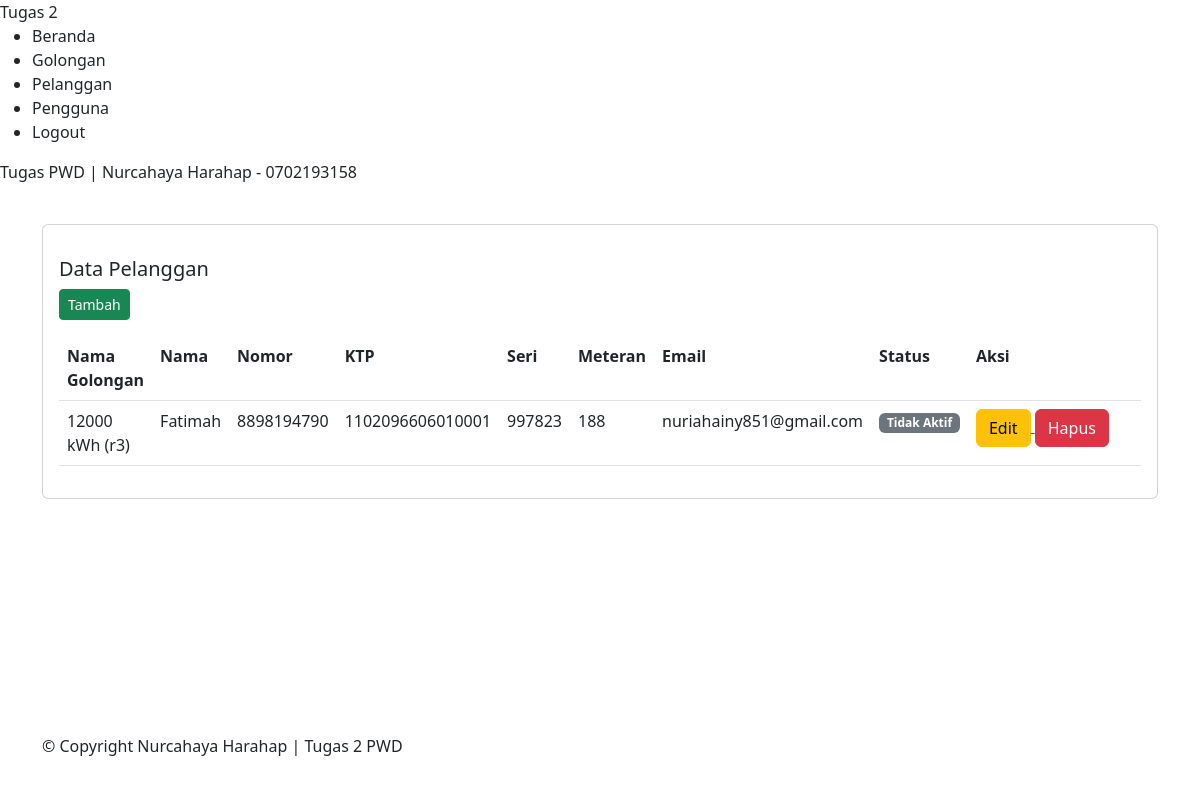
The app's page /index.php?page=index_pelanggan (signed in) with its own data.
### tables this page shows
CREATE TABLE `pelanggans` (
  `id` bigint(20) UNSIGNED NOT NULL,
  `golongan_id` bigint(20) UNSIGNED NOT NULL,
  `pel_no` varchar(255) NOT NULL,
  `pel_nama` varchar(255) NOT NULL,
  `pel_ktp` varchar(255) NOT NULL,
  `pel_seri` varchar(255) NOT NULL,
  `pel_meteran` varchar(255) NOT NULL,
  `pel_aktif` varchar(255) NOT NULL,
  `user_id` bigint(20) UNSIGNED NOT NULL,
  `created_at` timestamp NULL DEFAULT NULL,
  `updated_at` timestamp NULL DEFAULT NULL
);

CREATE TABLE `golongans` (
  `id` bigint(20) UNSIGNED NOT NULL,
  `gol_kode` varchar(255) NOT NULL,
  `gol_nama` varchar(255) NOT NULL,
  `created_at` timestamp NULL DEFAULT NULL,
  `updated_at` timestamp NULL DEFAULT NULL
);

CREATE TABLE `users` (
  `id` bigint(20) UNSIGNED NOT NULL,
  `user_email` varchar(255) NOT NULL,
  `user_nama` varchar(255) NOT NULL,
  `user_alamat` text NOT NULL,
  `user_hp` varchar(255) NOT NULL,
  `user_pos` varchar(255) NOT NULL,
  `user_role` int(11) NOT NULL,
  `user_aktif` int(11) NOT NULL,
  `password` varchar(255) NOT NULL
);

### app/DB.php (called while the page is built, shortened)
<?php
    class DB{
        public function __construct(){
            try{
                $this->db = new PDO("mysql:host=localhost;dbname=tugas_2_nuriah", "root", "");
            } catch(PDOException $e){
                die("Error : " . $e->getMassage());
            }
        }
    }

### app/Pelanggan.php (called while the page is built, shortened)
<?php
class Pelanggan extends DB{
    public function index(){
        $sql = "select * from pelanggans";
        $stmt = $this->db->prepare($sql);
        $stmt->execute();
        $data = [];
        while ($rows = $stmt->fetch()){
            $data[] = $rows;
        }
        return $data;
    }
    public function getGolongan($id){
        $sql = "SELECT * FROM golongans WHERE id='$id'";
        $stmt = $this->db->prepare($sql);
        $stmt->execute();
        $row = $stmt->fetch();
        return $row['gol_nama'];
    }
    public function getUser($id){
        $sql = "SELECT * FROM users WHERE id='$id'";
        $stmt = $this->db->prepare($sql);
        $stmt->execute();
        $row = $stmt->fetch();
        return $row['user_email'];
    }
}

### pages/index_pelanggan.php (the view, shortened to what this page needs)
<?php
    $pelanggan = new App\Pelanggan();
    $rows = $pelanggan->index();
?>
<div class="container" style="padding-top: 40px;min-height: 550px">
    <div class="card">
        <div class="card-body">
            <p class="card-text">
                <div class="card-title">
                    <h5>Data Pelanggan</h5>
                </div>
                <a href="index.php?page=tambah_pelanggan">
                    <button class="btn btn-sm btn-success">Tambah</button>
                </a>
                <table class="table table-stripped">
                    <tr>
                        <th>Nama Golongan</th>
                        <th>Nama</th>
                        <th>Nomor</th>
                        <th>KTP</th>
                        <th>Seri</th>
                        <th>Meteran</th>
                        <th>Email</th>
                        <th>Status</th>
                        <th>Aksi</th>
                    </tr>
                    <?php foreach ($rows as $row) { ?>
                    <?php
                        $golongan = $pelanggan->getGolongan($row['golongan_id']);
                        $user = $pelanggan->getUser($row['user_id']);
                    ?>
                    <tr>
                        <td><?php echo $golongan ?></td>
                        <td><?php echo $row['pel_nama'] ?></td>
                        <td><?php echo $row['pel_no'] ?></td>
                        <td><?php echo $row['pel_ktp'] ?></td>
                        <td><?php echo $row['pel_seri'] ?></td>
                        <td><?php echo $row['pel_meteran'] ?></td>
                        <td><?php echo $user ?></td>
                        <td>
                            <?php if ($row['pel_aktif'] == 0) { ?>
                                <span class="badge bg-primary">
                                    Aktif
                                </span>
                            <?php } else{ ?>
                                <span class="badge bg-secondary">
                                    Tidak Aktif
                                </span>
                            <?php } ?>
                        </td>
                        <td style="width: 25%">
                        <a href="index.php?page=edit_pelanggan&id=<?php echo $row['id']?>">
                            <button class="btn btn-warning">Edit</button>
                        </a>
                        <form method="POST" style="display: inline">
                            <button class="btn btn-danger" name="hapus">Hapus</button>
                        </form>
                        </td>
                    </tr>
                    <?php } ?>
                </table>
            </p>
        </div>
    </div>
</div>

### records on screen
pelanggans: golongan.gol_nama "12000 kWh (r3)", pel_nama "Fatimah", pel_no "8898194790", pel_ktp "1102096606010001", pel_seri "997823", pel_meteran "188", user.user_email "nuriahainy851@gmail.com", pel_aktif "Tidak Aktif"
